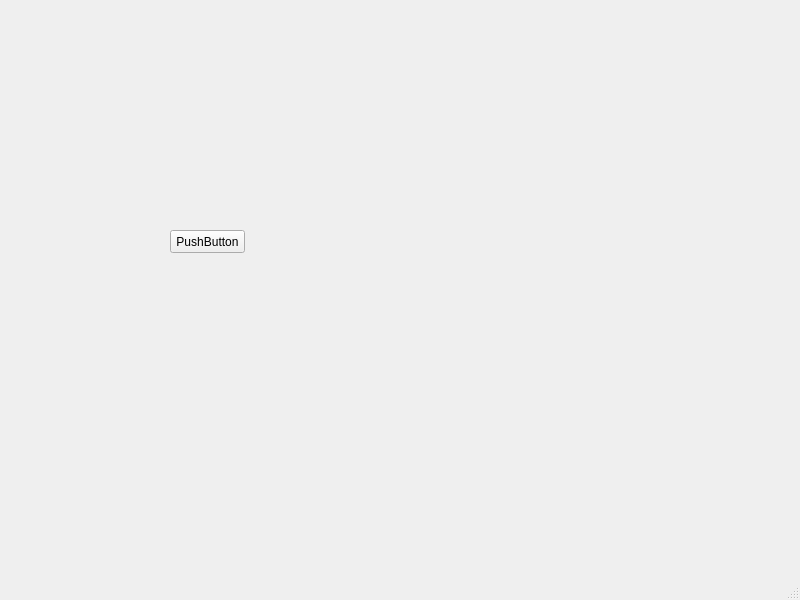
<?xml version="1.0" encoding="UTF-8"?>
<ui version="4.0">
 <class>MainWindow</class>
 <widget class="QMainWindow" name="MainWindow">
  <property name="geometry">
   <rect>
    <x>0</x>
    <y>0</y>
    <width>800</width>
    <height>600</height>
   </rect>
  </property>
  <property name="windowTitle">
   <string>MainWindow</string>
  </property>
  <widget class="QWidget" name="centralwidget">
   <widget class="QPushButton" name="pushButton">
    <property name="geometry">
     <rect>
      <x>170</x>
      <y>230</y>
      <width>75</width>
      <height>23</height>
     </rect>
    </property>
    <property name="text">
     <string>PushButton</string>
    </property>
   </widget>
  </widget>
  <widget class="QMenuBar" name="menubar">
   <property name="geometry">
    <rect>
     <x>0</x>
     <y>0</y>
     <width>800</width>
     <height>21</height>
    </rect>
   </property>
  </widget>
  <widget class="QStatusBar" name="statusbar"/>
 </widget>
 <resources/>
 <connections/>
</ui>
